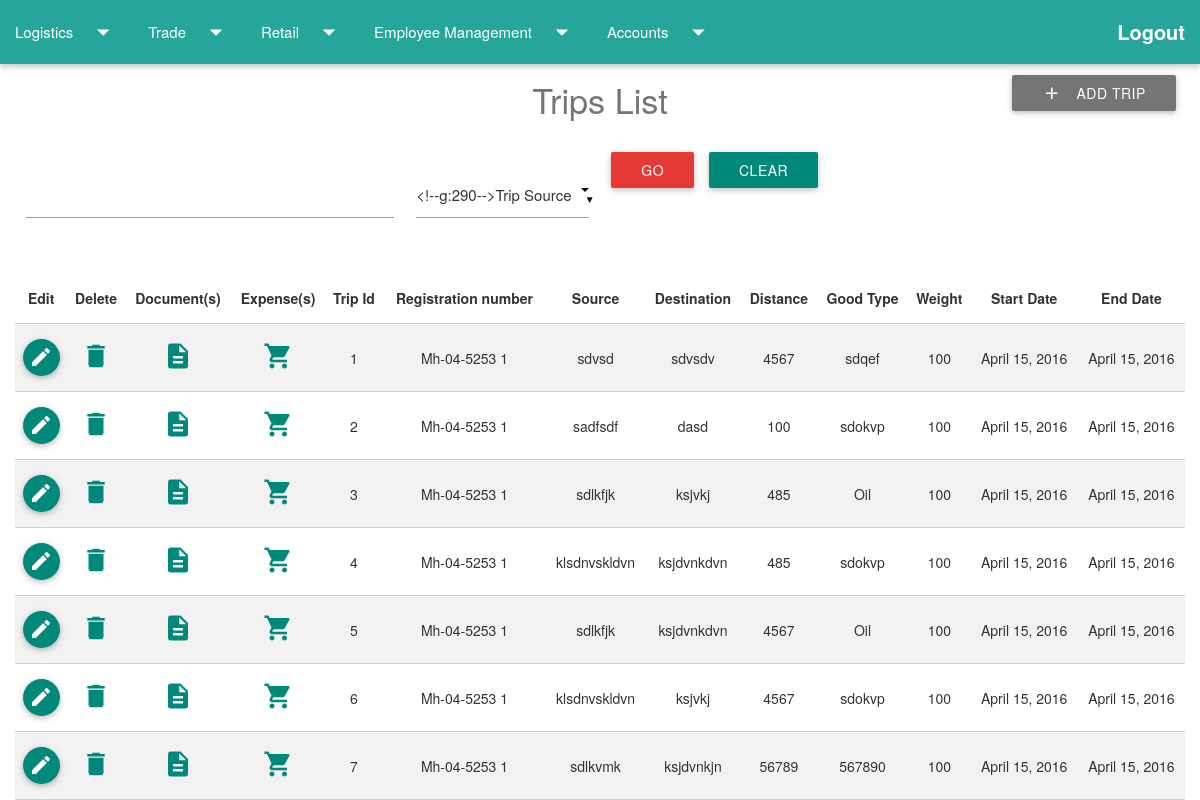
/homepage/logistics/trip/ (signed in), run on the app's committed database.
### logistics/models.py (models this page shows, shortened)
class Trip (models.Model):
	truck_registration_number = models.ForeignKey(Truck)
	trip_source = models.CharField(max_length=50,blank=True)
	trip_destination = models.CharField(max_length=50,blank=True)
	trip_distance = models.IntegerField(blank=True)
	trip_shipper = models.CharField(max_length=50,blank=True)
	trip_consignee = models.CharField(max_length=50,blank=True)
	trip_goods_type = models.CharField(max_length=50,blank=True)
	trip_container_number = models.CharField(max_length=50,blank=True)
	trip_weight = models.IntegerField(default=100,blank=True)
	trip_start_date = models.DateField(default=datetime.date.today,blank=True)
	trip_end_date = models.DateField(default=datetime.date.today,blank=True)

class Truck (models.Model):
	truck_registration_number = models.CharField(max_length=20,unique=True)
	truck_driver = models.ForeignKey(User)
	truck_type_choices = (('Semi-trailer','SEMI-TRAILER'),('Trailer','TRAILER'),('Box-Body','BOX-BODY'))
	truck_type = models.CharField(max_length=20,choices=truck_type_choices,default='TRAILER')
	def __str__(self):
		return self.truck_registration_number+" "+str(self.id)

### logistics/views.py (the view)
def trips_admin(request):
    if request.user.is_authenticated() and request.user.groups.all()[0].id==2:
        if request.method == "POST":
            form = TripSearchForm(request.POST)
            if form.is_valid():
                searchitem = form.cleaned_data['trip_search_item']
                triptype = form.cleaned_data['trip_type']+"__icontains"
                trip_list = Trip.objects.filter(**{triptype: searchitem})
                return render(request, 'logistics/trips_list.html', {'trip_list': trip_list,'form': form,'title':"Trips Admin"})
            else:
                trip_list = Trip.objects.all()
        else:
            trip_list = Trip.objects.all()
            form = TripSearchForm()
        return render(request, 'logistics/trips_list.html', {'trip_list': trip_list,'form': form,'title':"Trip Admin"})
    else:
        return redirect('index')

### logistics/forms.py
class TripSearchForm(forms.ModelForm):
    class Meta:
        model = Tripsearch
        fields = ('trip_search_item', 'trip_type',)

### logistics/templates/logistics/trips_list.html (shortened to what this page needs)
{% extends 'logistics/firstpage.html' %}
{% block content %}
<div class="fixed-action-btn" style="top: 60px; right: 24px;">
    <a class="waves-effect waves-light btn grey darken-1" href="{% url 'trip_new_employee' %}"><i class="material-icons left">add</i>Add Trip</a>
</div>
<div class="container-fluid">
    <div class="row">
        <h4 class="center-align headingcolour">Trips List</h4>
    </div>
    <form method="POST" class="post-form">
        <div class="row">
            <div class="col l4 s6">
                {{ form.trip_search_item}} <br>
            </div>
            <div class="col l2 s6">
                {{ form.trip_type}} <br>
            </div>
            <div class="col l1 s6">
                <button type="submit" class="save btn btn-default red darken-1">Go</button>
            </div>
            <div class="col l1 s6">
                <a href="{% url 'trips_admin' %}" class="waves-effect waves-light btn   teal darken-1">Clear</a>
            </div>
        </div>
    </form>
    {% if trip_list %}
    <table class="striped centered bordered responsive-table">
        <thead>
            <tr>
                <th>Edit</th>
                <th>Delete</th>
                <th>Document(s)</th>
                <th>Expense(s)</th>
                <th>Trip Id</th>
                <th>Registration number</th>
                <th>Source </th>
                <th>Destination</th>
                <th>Distance</th>
                <th>Good Type</th>
                <th>Weight</th>
                <th>Start Date</th>
                <th>End Date</th>
            </tr>
        </thead>
        <tbody>
            {% for trip in trip_list %}
            <tr>
                <td>  <a href="{% url 'trip_edit' truck_number=trip.id %}" class="btn-floating btn-small teal darken-1"><i class="small material-icons">mode_edit</i></a>
                </td>
                <td><a href="{% url 'delete_trip' did=trip.id %}"><i class="small material-icons icon-cyan">delete</i></a></td>
                <td>
                    <a href="{% url 'show_docs' docs=trip.id %}">
                        <i class="small material-icons icon-cyan">description</i>
                </td>
                <td><a href="{% url 'show_tripexpenses' tripid=trip.id %}"><i class="small material-icons icon-cyan">shopping_cart</i></td>
                <td>{{trip.id}}</td>
                <td>{{trip.truck_registration_number}}</td>
                <td>{{trip.trip_source}}</td>
                <td>{{trip.trip_destination}}</td>
                <td>{{trip.trip_distance}}</td>
                <td>{{trip.trip_goods_type}}</td>
                <td>{{trip.trip_weight}}</td>
                <td>{{trip.trip_start_date}}</td>
                <td>{{trip.trip_end_date}}</td>
            </tr>
            {% endfor %}
        </tbody>
    </table>
    {% else %}
    <p>No trips registered !</p>
    {% endif %}
</div>
{% endblock %}

### logistics/static/css/style.css (style rules this page uses)
.headingcolour { color: #757575; }
i.icon-cyan { color: #00897b; }
body { background: #ffffff; }

### data on the page
Trip: id "1", truck_registration_number "Mh-04-5253 1", trip_source "sdvsd", trip_destination "sdvsdv", trip_distance "4567", trip_goods_type "sdqef", trip_weight "100", trip_start_date "April 15, 2016", trip_end_date "April 15, 2016"
Trip: id "2", truck_registration_number "Mh-04-5253 1", trip_source "sadfsdf", trip_destination "dasd", trip_distance "100", trip_goods_type "sdokvp", trip_weight "100", trip_start_date "April 15, 2016", trip_end_date "April 15, 2016"
Trip: id "3", truck_registration_number "Mh-04-5253 1", trip_source "sdlkfjk", trip_destination "ksjvkj", trip_distance "485", trip_goods_type "Oil", trip_weight "100", trip_start_date "April 15, 2016", trip_end_date "April 15, 2016"
Trip: id "4", truck_registration_number "Mh-04-5253 1", trip_source "klsdnvskldvn", trip_destination "ksjdvnkdvn", trip_distance "485", trip_goods_type "sdokvp", trip_weight "100", trip_start_date "April 15, 2016", trip_end_date "April 15, 2016"
Trip: id "5", truck_registration_number "Mh-04-5253 1", trip_source "sdlkfjk", trip_destination "ksjdvnkdvn", trip_distance "4567", trip_goods_type "Oil", trip_weight "100", trip_start_date "April 15, 2016", trip_end_date "April 15, 2016"
Trip: id "6", truck_registration_number "Mh-04-5253 1", trip_source "klsdnvskldvn", trip_destination "ksjvkj", trip_distance "4567", trip_goods_type "sdokvp", trip_weight "100", trip_start_date "April 15, 2016", trip_end_date "April 15, 2016"
Trip: id "7", truck_registration_number "Mh-04-5253 1", trip_source "sdlkvmk", trip_destination "ksjdvnkjn", trip_distance "56789", trip_goods_type "567890", trip_weight "100", trip_start_date "April 15, 2016", trip_end_date "April 15, 2016"
